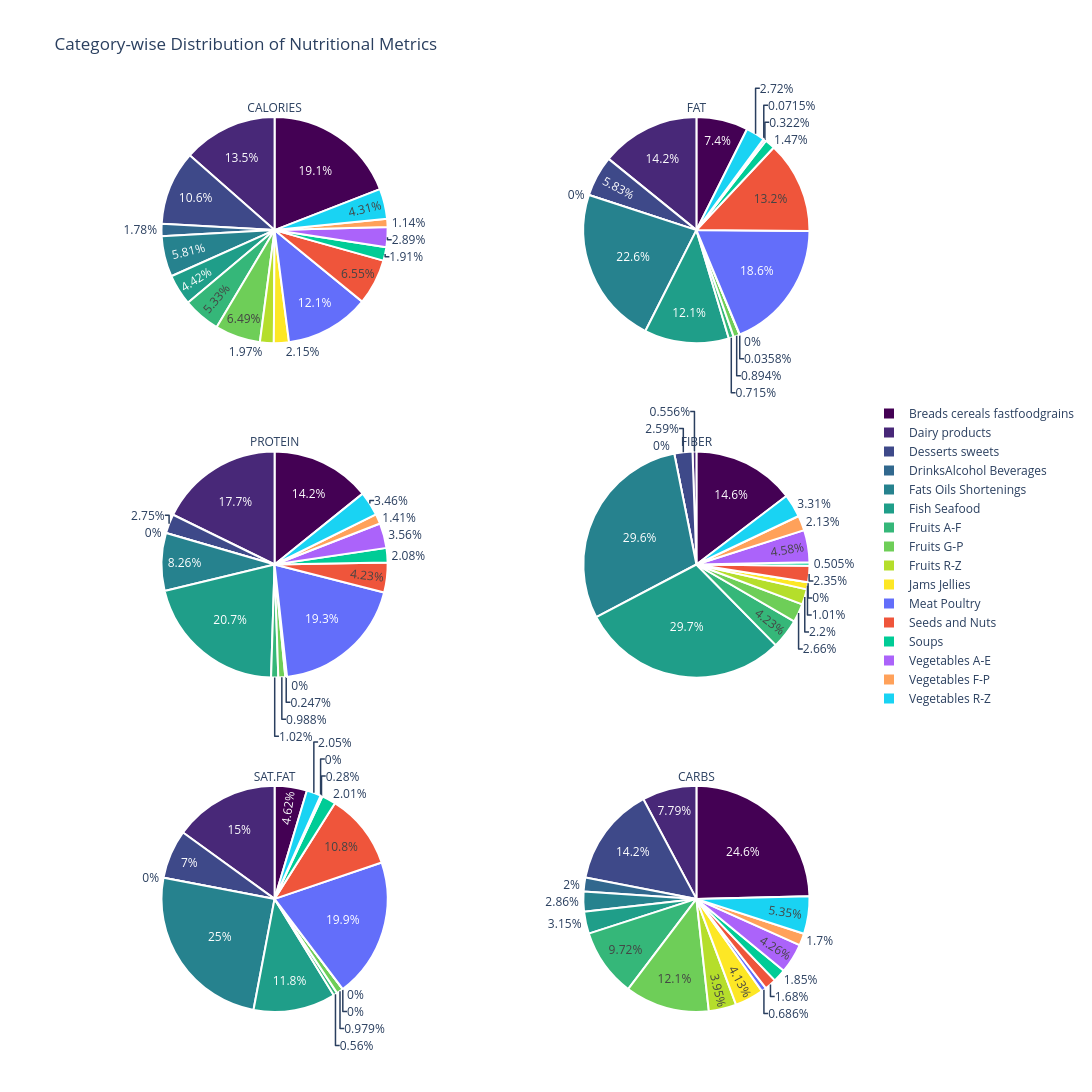

Write notebook code for a chart like this one.
### Code cell
# Group data by food category and calculate total values for each nutrient
category_dist = nutrients.groupby(['Category']).sum()

from plotly.subplots import make_subplots
import plotly.graph_objects as go
import plotly.express as px


# Create a 3x2 layout for pie charts
fig = make_subplots(
    rows=3, cols=2,
    specs=[
        [{"type": "domain"}, {"type": "domain"}],
        [{"type": "domain"}, {"type": "domain"}],
        [{"type": "domain"}, {"type": "domain"}]
    ]
)

# New color palette while preserving category-color relationship
colors = px.colors.sequential.Viridis


# Function to create cleaner pie charts
def add_pie(values, title, row, col):
    fig.add_trace(
        go.Pie(
            values=values,
            labels=category_dist.index,
            title=title,
            marker=dict(
                colors=colors,
                line=dict(color='white', width=2)
            ),

            # Show only percentages, not category names
            textinfo='percent',

            # Hide very small percentages (<3%) to reduce clutter
            texttemplate='%{percent}',
            hovertemplate='%{label}<br>Value: %{value}<br>%{percent}',

            sort=False
        ),
        row=row,
        col=col
    )


add_pie(category_dist['Calories'].values, 'CALORIES', 1, 1)
add_pie(category_dist['Fat'].values, 'FAT', 1, 2)

add_pie(category_dist['Protein'].values, 'PROTEIN', 2, 1)
add_pie(category_dist['Fiber'].values, 'FIBER', 2, 2)

add_pie(category_dist['Sat.Fat'].values, 'SAT.FAT', 3, 1)
add_pie(category_dist['Carbs'].values, 'CARBS', 3, 2)


# Adjust layout and keep legend for category-color mapping
fig.update_layout(
    title_text="Category-wise Distribution of Nutritional Metrics",
    height=1100,
    width=1200,
    legend=dict(
        x=1,
        y=0.5
    )
)

fig.show()

### Figure 1 — Plotly figure (JSON) as saved in the notebook; plotly's stock layout.template omitted (floating-point values rounded to 4 significant figures)
{"data": [{"domain": {"x": [0, 0.45], "y": [0.7333, 1]}, "hovertemplate": "%{label}<br>Value: %{value}<br>%{percent}", "labels": ["Breads cereals fastfoodgrains", "Dairy products", "Desserts sweets", "DrinksAlcohol Beverages", "Fats Oils Shortenings", "Fish Seafood", "Fruits A-F", "Fruits G-P", "Fruits R-Z", "Jams Jellies", "Meat Poultry", "Seeds and Nuts", "Soups", "Vegetables A-E", "Vegetables F-P", "Vegetables R-Z"], "marker": {"colors": ["#440154", "#482878", "#3e4989", "#31688e", "#26828e", "#1f9e89", "#35b779", "#6ece58", "#b5de2b", "#fde725"], "line": {"color": "white", "width": 2}}, "sort": false, "textinfo": "percent", "texttemplate": "%{percent}", "title": {"text": "CALORIES"}, "type": "pie", "values": [11920.0, 8434.0, 6608.0, 1112.0, 3629.0, 2757.0, 3328.0, 4054.0, 1228.0, 1345.0, 7529.0, 4089.0, 1191.0, 1804.0, 711.0, 2694.0]}, {"domain": {"x": [0.55, 1], "y": [0.7333, 1]}, "hovertemplate": "%{label}<br>Value: %{value}<br>%{percent}", "labels": ["Breads cereals fastfoodgrains", "Dairy products", "Desserts sweets", "DrinksAlcohol Beverages", "Fats Oils Shortenings", "Fish Seafood", "Fruits A-F", "Fruits G-P", "Fruits R-Z", "Jams Jellies", "Meat Poultry", "Seeds and Nuts", "Soups", "Vegetables A-E", "Vegetables F-P", "Vegetables R-Z"], "marker": {"colors": ["#440154", "#482878", "#3e4989", "#31688e", "#26828e", "#1f9e89", "#35b779", "#6ece58", "#b5de2b", "#fde725"], "line": {"color": "white", "width": 2}}, "sort": false, "textinfo": "percent", "texttemplate": "%{percent}", "title": {"text": "FAT"}, "type": "pie", "values": [207, 396, 163, 0, 631, 338, 20, 25, 1, 0, 520, 368, 41, 9, 2, 76]}, {"domain": {"x": [0, 0.45], "y": [0.3667, 0.6333]}, "hovertemplate": "%{label}<br>Value: %{value}<br>%{percent}", "labels": ["Breads cereals fastfoodgrains", "Dairy products", "Desserts sweets", "DrinksAlcohol Beverages", "Fats Oils Shortenings", "Fish Seafood", "Fruits A-F", "Fruits G-P", "Fruits R-Z", "Jams Jellies", "Meat Poultry", "Seeds and Nuts", "Soups", "Vegetables A-E", "Vegetables F-P", "Vegetables R-Z"], "marker": {"colors": ["#440154", "#482878", "#3e4989", "#31688e", "#26828e", "#1f9e89", "#35b779", "#6ece58", "#b5de2b", "#fde725"], "line": {"color": "white", "width": 2}}, "sort": false, "textinfo": "percent", "texttemplate": "%{percent}", "title": {"text": "PROTEIN"}, "type": "pie", "values": [403, 503, 78, 0, 234, 588, 29, 28, 7, 0, 546, 120, 59, 101, 40, 98]}, {"domain": {"x": [0.55, 1], "y": [0.3667, 0.6333]}, "hovertemplate": "%{label}<br>Value: %{value}<br>%{percent}", "labels": ["Breads cereals fastfoodgrains", "Dairy products", "Desserts sweets", "DrinksAlcohol Beverages", "Fats Oils Shortenings", "Fish Seafood", "Fruits A-F", "Fruits G-P", "Fruits R-Z", "Jams Jellies", "Meat Poultry", "Seeds and Nuts", "Soups", "Vegetables A-E", "Vegetables F-P", "Vegetables R-Z"], "marker": {"colors": ["#440154", "#482878", "#3e4989", "#31688e", "#26828e", "#1f9e89", "#35b779", "#6ece58", "#b5de2b", "#fde725"], "line": {"color": "white", "width": 2}}, "sort": false, "textinfo": "percent", "texttemplate": "%{percent}", "title": {"text": "FIBER"}, "type": "pie", "values": [115.9, 4.4, 20.5, 0.0, 234.0, 235.0, 33.5, 21.1, 17.4, 8.0, 0.0, 18.6, 4.0, 36.3, 16.9, 26.2]}, {"domain": {"x": [0, 0.45], "y": [0, 0.2667]}, "hovertemplate": "%{label}<br>Value: %{value}<br>%{percent}", "labels": ["Breads cereals fastfoodgrains", "Dairy products", "Desserts sweets", "DrinksAlcohol Beverages", "Fats Oils Shortenings", "Fish Seafood", "Fruits A-F", "Fruits G-P", "Fruits R-Z", "Jams Jellies", "Meat Poultry", "Seeds and Nuts", "Soups", "Vegetables A-E", "Vegetables F-P", "Vegetables R-Z"], "marker": {"colors": ["#440154", "#482878", "#3e4989", "#31688e", "#26828e", "#1f9e89", "#35b779", "#6ece58", "#b5de2b", "#fde725"], "line": {"color": "white", "width": 2}}, "sort": false, "textinfo": "percent", "texttemplate": "%{percent}", "title": {"text": "SAT.FAT"}, "type": "pie", "values": [99.0, 322.0, 150.0, 0.0, 536.0, 252.0, 12.0, 21.0, 0.0, 0.0, 427.0, 232.0, 43.0, 6.0, 0.0, 44.0]}, {"domain": {"x": [0.55, 1], "y": [0, 0.2667]}, "hovertemplate": "%{label}<br>Value: %{value}<br>%{percent}", "labels": ["Breads cereals fastfoodgrains", "Dairy products", "Desserts sweets", "DrinksAlcohol Beverages", "Fats Oils Shortenings", "Fish Seafood", "Fruits A-F", "Fruits G-P", "Fruits R-Z", "Jams Jellies", "Meat Poultry", "Seeds and Nuts", "Soups", "Vegetables A-E", "Vegetables F-P", "Vegetables R-Z"], "marker": {"colors": ["#440154", "#482878", "#3e4989", "#31688e", "#26828e", "#1f9e89", "#35b779", "#6ece58", "#b5de2b", "#fde725"], "line": {"color": "white", "width": 2}}, "sort": false, "textinfo": "percent", "texttemplate": "%{percent}", "title": {"text": "CARBS"}, "type": "pie", "values": [2059.0, 651.0, 1184.0, 167.0, 239.0, 263.0, 812.0, 1009.0, 330.0, 345.0, 57.3, 140.0, 155.0, 356.0, 142.0, 447.0]}], "layout": {"height": 1100, "legend": {"x": 1, "y": 0.5}, "title": {"text": "Category-wise Distribution of Nutritional Metrics"}, "width": 1200}}
